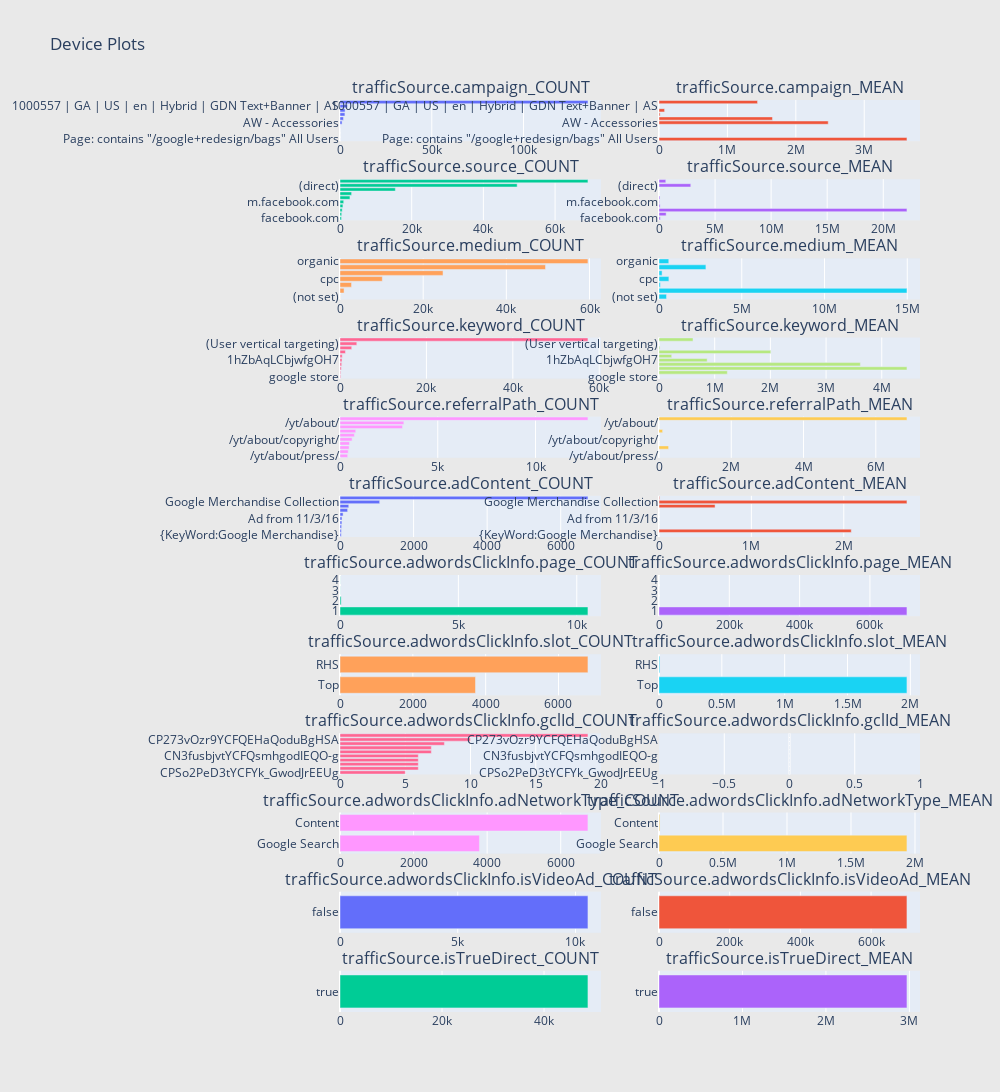

This figure's notebook cell:
### Code cell
subplot_titles =[]
for c in traffic_source:
    subplot_titles.append(c+'_COUNT')
    subplot_titles.append(c+'_MEAN')
    
fig = plotly.subplots.make_subplots(rows=len(traffic_source), cols=2,
                                    subplot_titles=subplot_titles)
for i in range(len(traffic_source)):
    fig.append_trace(traffic_source_dict[(i+1,1)], i+1, 1)
    fig.append_trace(traffic_source_dict[(i+1,2)], i+1, 2)
fig['layout'].update(height=3000, width=1000, paper_bgcolor='rgb(233,233,233)', title="Device Plots")
py.iplot(fig, filename='device-plots')

### Figure 1 — Plotly figure (JSON) as saved in the notebook; plotly's stock layout.template omitted (floating-point values rounded to 4 significant figures)
{"data": [{"orientation": "h", "showlegend": false, "type": "bar", "x": [11, 12, 15, 49, 1128, 1884, 2680, 2773, 4060, 135091], "xaxis": "x", "y": ["Page: contains \"/google+redesign/bags\" All Users", "Page: contains \"/google+redesign/office\"", "Page: contains \"/google+redesign/electronics\"", "\"google + redesign/Accessories March 17\" All Users Similar Audiences", "AW - Accessories", "AW - Dynamic Search Ads Whole Site", "1000557 | GA | US | en | Hybrid | GDN Remarketing", "Data Share Promo", "1000557 | GA | US | en | Hybrid | GDN Text+Banner | AS", "(not set)"], "yaxis": "y"}, {"orientation": "h", "showlegend": false, "type": "bar", "x": [3625000.0, 0, 0, 0, 2474000.0, 1659000.0, 16330.0, 81810.0, 0, 1441000.0], "xaxis": "x2", "y": ["Page: contains \"/google+redesign/bags\" All Users", "Page: contains \"/google+redesign/office\"", "Page: contains \"/google+redesign/electronics\"", "\"google + redesign/Accessories March 17\" All Users Similar Audiences", "AW - Accessories", "AW - Dynamic Search Ads Whole Site", "1000557 | GA | US | en | Hybrid | GDN Remarketing", "Data Share Promo", "1000557 | GA | US | en | Hybrid | GDN Text+Banner | AS", "(not set)"], "yaxis": "y2"}, {"orientation": "h", "showlegend": false, "type": "bar", "x": [417, 469, 608, 812, 1031, 2774, 3242, 15441, 49420, 69167], "xaxis": "x3", "y": ["facebook.com", "sites.google.com", "dfa", "google.com", "m.facebook.com", "Partners", "analytics.google.com", "youtube.com", "(direct)", "google"], "yaxis": "y3"}, {"orientation": "h", "showlegend": false, "type": "bar", "x": [115100.0, 635700.0, 22110000.0, 99060.0, 48490.0, 81780.0, 0, 711.7, 2834000.0, 604600.0], "xaxis": "x4", "y": ["facebook.com", "sites.google.com", "dfa", "google.com", "m.facebook.com", "Partners", "analytics.google.com", "youtube.com", "(direct)", "google"], "yaxis": "y4"}, {"orientation": "h", "showlegend": false, "type": "bar", "x": [22, 975, 2774, 10172, 24775, 49416, 59621], "xaxis": "x5", "y": ["(not set)", "cpm", "affiliate", "cpc", "referral", "(none)", "organic"], "yaxis": "y5"}, {"orientation": "h", "showlegend": false, "type": "bar", "x": [454100.0, 14980000.0, 81780.0, 597300.0, 186900.0, 2834000.0, 591100.0], "xaxis": "x6", "y": ["(not set)", "cpm", "affiliate", "cpc", "referral", "(none)", "organic"], "yaxis": "y6"}, {"orientation": "h", "showlegend": false, "type": "bar", "x": [152, 159, 295, 390, 465, 512, 1259, 2716, 3890, 57388], "xaxis": "x7", "y": ["google store", "1X4Me6ZKNV0zg-jV", "Google Merchandise", "google merchandise store", "1hZbAqLCbjwfgOH7", "(Remarketing/Content targeting)", "6qEhsCssdK0z36ri", "(automatic matching)", "(User vertical targeting)", "(not provided)"], "yaxis": "y7"}, {"orientation": "h", "showlegend": false, "type": "bar", "x": [0, 1227000.0, 4452000.0, 3616000.0, 864800.0, 228200.0, 2008000.0, 16120.0, 0, 611200.0], "xaxis": "x8", "y": ["google store", "1X4Me6ZKNV0zg-jV", "Google Merchandise", "google merchandise store", "1hZbAqLCbjwfgOH7", "(Remarketing/Content targeting)", "6qEhsCssdK0z36ri", "(automatic matching)", "(User vertical targeting)", "(not provided)"], "yaxis": "y8"}, {"orientation": "h", "showlegend": false, "type": "bar", "x": [393, 421, 464, 486, 618, 736, 805, 3196, 3266, 12683], "xaxis": "x9", "y": ["/yt/about/press/", "/yt/about/es-419/", "/offer/2145", "/yt/advertise/", "/yt/about/copyright/", "/yt/about/ru/", "/permissions/using-the-logo.html", "/analytics/web/", "/yt/about/", "/"], "yaxis": "y9"}, {"orientation": "h", "showlegend": false, "type": "bar", "x": [0, 0, 265300.0, 0, 0, 0, 99930.0, 0, 0, 6862000.0], "xaxis": "x10", "y": ["/yt/about/press/", "/yt/about/es-419/", "/offer/2145", "/yt/advertise/", "/yt/about/copyright/", "/yt/about/ru/", "/permissions/using-the-logo.html", "/analytics/web/", "/yt/about/", "/"], "yaxis": "y10"}, {"orientation": "h", "showlegend": false, "type": "bar", "x": [34, 37, 44, 52, 54, 84, 207, 238, 1078, 6740], "xaxis": "x11", "y": ["{KeyWord:Google Merchandise}", "Full auto ad IMAGE ONLY", "{KeyWord:Google Brand Items}", "Placement Accessories 300 x 250", "Ad from 11/3/16", "Ad from 12/13/16", "Display Ad created 3/11/14", "Google Online Store", "Google Merchandise Collection", "Google Merchandise Store"], "yaxis": "y11"}, {"orientation": "h", "showlegend": false, "type": "bar", "x": [0, 2081000.0, 0, 0, 0, 0, 0, 606900.0, 2684000.0, 6494.0], "xaxis": "x12", "y": ["{KeyWord:Google Merchandise}", "Full auto ad IMAGE ONLY", "{KeyWord:Google Brand Items}", "Placement Accessories 300 x 250", "Ad from 11/3/16", "Ad from 12/13/16", "Display Ad created 3/11/14", "Google Online Store", "Google Merchandise Collection", "Google Merchandise Store"], "yaxis": "y12"}, {"orientation": "h", "showlegend": false, "type": "bar", "x": [4, 5, 49, 10472], "xaxis": "x13", "y": ["4", "3", "2", "1"], "yaxis": "y13"}, {"orientation": "h", "showlegend": false, "type": "bar", "x": [0, 0, 0, 705300.0], "xaxis": "x14", "y": ["4", "3", "2", "1"], "yaxis": "y14"}, {"orientation": "h", "showlegend": false, "type": "bar", "x": [3721, 6809], "xaxis": "x15", "y": ["Top", "RHS"], "yaxis": "y15"}, {"orientation": "h", "showlegend": false, "type": "bar", "x": [1973000.0, 6428.0], "xaxis": "x16", "y": ["Top", "RHS"], "yaxis": "y16"}, {"orientation": "h", "showlegend": false, "type": "bar", "x": [5, 6, 6, 6, 6, 7, 7, 8, 10, 19], "xaxis": "x17", "y": ["CPSo2PeD3tYCFYk_GwodJrEEUg", "CKGykZuz49YCFQaVGwoddowFSw", "CPfR87bC0NYCFZW6wAodfesEXw", "CNGEpI-FsdYCFZaFswodY_wAjg", "CN3fusbjvtYCFQsmhgodIEQO-g", "CJLL9ajI0NYCFZKBaQodwegFmQ", "CI2Ap4L32tYCFY-1wAodeHEHPA", "COT1-vPT4tYCFZWNswodcwsHxg", "CP273vOzr9YCFQEHaQoduBgHSA", "Cj0KEQjwmIrJBRCRmJ_x7KDo-9oBEiQAuUPKMufMpuG3ZdwYO8GTsjiBFd5MPHStZa9y_9NCrI8X97oaAglc8P8HAQ"], "yaxis": "y17"}, {"orientation": "h", "showlegend": false, "type": "bar", "x": [0, 0, 0, 0, 0, 0, 0, 0, 0, 0], "xaxis": "x18", "y": ["CPSo2PeD3tYCFYk_GwodJrEEUg", "CKGykZuz49YCFQaVGwoddowFSw", "CPfR87bC0NYCFZW6wAodfesEXw", "CNGEpI-FsdYCFZaFswodY_wAjg", "CN3fusbjvtYCFQsmhgodIEQO-g", "CJLL9ajI0NYCFZKBaQodwegFmQ", "CI2Ap4L32tYCFY-1wAodeHEHPA", "COT1-vPT4tYCFZWNswodcwsHxg", "CP273vOzr9YCFQEHaQoduBgHSA", "Cj0KEQjwmIrJBRCRmJ_x7KDo-9oBEiQAuUPKMufMpuG3ZdwYO8GTsjiBFd5MPHStZa9y_9NCrI8X97oaAglc8P8HAQ"], "yaxis": "y18"}, {"orientation": "h", "showlegend": false, "type": "bar", "x": [3790, 6740], "xaxis": "x19", "y": ["Google Search", "Content"], "yaxis": "y19"}, {"orientation": "h", "showlegend": false, "type": "bar", "x": [1937000.0, 6494.0], "xaxis": "x20", "y": ["Google Search", "Content"], "yaxis": "y20"}, {"orientation": "h", "showlegend": false, "type": "bar", "x": [10530], "xaxis": "x21", "y": [false], "yaxis": "y21"}, {"orientation": "h", "showlegend": false, "type": "bar", "x": [701400.0], "xaxis": "x22", "y": [false], "yaxis": "y22"}, {"orientation": "h", "showlegend": false, "type": "bar", "x": [48610], "xaxis": "x23", "y": [true], "yaxis": "y23"}, {"orientation": "h", "showlegend": false, "type": "bar", "x": [2970000.0], "xaxis": "x24", "y": [true], "yaxis": "y24"}], "layout": {"annotations": [{"font": {"size": 16}, "showarrow": false, "text": "trafficSource.campaign_COUNT", "x": 0.225, "xanchor": "center", "xref": "paper", "y": 1, "yanchor": "bottom", "yref": "paper"}, {"font": {"size": 16}, "showarrow": false, "text": "trafficSource.campaign_MEAN", "x": 0.775, "xanchor": "center", "xref": "paper", "y": 1, "yanchor": "bottom", "yref": "paper"}, {"font": {"size": 16}, "showarrow": false, "text": "trafficSource.source_COUNT", "x": 0.225, "xanchor": "center", "xref": "paper", "y": 0.9132, "yanchor": "bottom", "yref": "paper"}, {"font": {"size": 16}, "showarrow": false, "text": "trafficSource.source_MEAN", "x": 0.775, "xanchor": "center", "xref": "paper", "y": 0.9132, "yanchor": "bottom", "yref": "paper"}, {"font": {"size": 16}, "showarrow": false, "text": "trafficSource.medium_COUNT", "x": 0.225, "xanchor": "center", "xref": "paper", "y": 0.8264, "yanchor": "bottom", "yref": "paper"}, {"font": {"size": 16}, "showarrow": false, "text": "trafficSource.medium_MEAN", "x": 0.775, "xanchor": "center", "xref": "paper", "y": 0.8264, "yanchor": "bottom", "yref": "paper"}, {"font": {"size": 16}, "showarrow": false, "text": "trafficSource.keyword_COUNT", "x": 0.225, "xanchor": "center", "xref": "paper", "y": 0.7396, "yanchor": "bottom", "yref": "paper"}, {"font": {"size": 16}, "showarrow": false, "text": "trafficSource.keyword_MEAN", "x": 0.775, "xanchor": "center", "xref": "paper", "y": 0.7396, "yanchor": "bottom", "yref": "paper"}, {"font": {"size": 16}, "showarrow": false, "text": "trafficSource.referralPath_COUNT", "x": 0.225, "xanchor": "center", "xref": "paper", "y": 0.6528, "yanchor": "bottom", "yref": "paper"}, {"font": {"size": 16}, "showarrow": false, "text": "trafficSource.referralPath_MEAN", "x": 0.775, "xanchor": "center", "xref": "paper", "y": 0.6528, "yanchor": "bottom", "yref": "paper"}, {"font": {"size": 16}, "showarrow": false, "text": "trafficSource.adContent_COUNT", "x": 0.225, "xanchor": "center", "xref": "paper", "y": 0.566, "yanchor": "bottom", "yref": "paper"}, {"font": {"size": 16}, "showarrow": false, "text": "trafficSource.adContent_MEAN", "x": 0.775, "xanchor": "center", "xref": "paper", "y": 0.566, "yanchor": "bottom", "yref": "paper"}, {"font": {"size": 16}, "showarrow": false, "text": "trafficSource.adwordsClickInfo.page_COUNT", "x": 0.225, "xanchor": "center", "xref": "paper", "y": 0.4792, "yanchor": "bottom", "yref": "paper"}, {"font": {"size": 16}, "showarrow": false, "text": "trafficSource.adwordsClickInfo.page_MEAN", "x": 0.775, "xanchor": "center", "xref": "paper", "y": 0.4792, "yanchor": "bottom", "yref": "paper"}, {"font": {"size": 16}, "showarrow": false, "text": "trafficSource.adwordsClickInfo.slot_COUNT", "x": 0.225, "xanchor": "center", "xref": "paper", "y": 0.3924, "yanchor": "bottom", "yref": "paper"}, {"font": {"size": 16}, "showarrow": false, "text": "trafficSource.adwordsClickInfo.slot_MEAN", "x": 0.775, "xanchor": "center", "xref": "paper", "y": 0.3924, "yanchor": "bottom", "yref": "paper"}, {"font": {"size": 16}, "showarrow": false, "text": "trafficSource.adwordsClickInfo.gclId_COUNT", "x": 0.225, "xanchor": "center", "xref": "paper", "y": 0.3056, "yanchor": "bottom", "yref": "paper"}, {"font": {"size": 16}, "showarrow": false, "text": "trafficSource.adwordsClickInfo.gclId_MEAN", "x": 0.775, "xanchor": "center", "xref": "paper", "y": 0.3056, "yanchor": "bottom", "yref": "paper"}, {"font": {"size": 16}, "showarrow": false, "text": "trafficSource.adwordsClickInfo.adNetworkType_COUNT", "x": 0.225, "xanchor": "center", "xref": "paper", "y": 0.2188, "yanchor": "bottom", "yref": "paper"}, {"font": {"size": 16}, "showarrow": false, "text": "trafficSource.adwordsClickInfo.adNetworkType_MEAN", "x": 0.775, "xanchor": "center", "xref": "paper", "y": 0.2188, "yanchor": "bottom", "yref": "paper"}, {"font": {"size": 16}, "showarrow": false, "text": "trafficSource.adwordsClickInfo.isVideoAd_COUNT", "x": 0.225, "xanchor": "center", "xref": "paper", "y": 0.1319, "yanchor": "bottom", "yref": "paper"}, {"font": {"size": 16}, "showarrow": false, "text": "trafficSource.adwordsClickInfo.isVideoAd_MEAN", "x": 0.775, "xanchor": "center", "xref": "paper", "y": 0.1319, "yanchor": "bottom", "yref": "paper"}, {"font": {"size": 16}, "showarrow": false, "text": "trafficSource.isTrueDirect_COUNT", "x": 0.225, "xanchor": "center", "xref": "paper", "y": 0.04514, "yanchor": "bottom", "yref": "paper"}, {"font": {"size": 16}, "showarrow": false, "text": "trafficSource.isTrueDirect_MEAN", "x": 0.775, "xanchor": "center", "xref": "paper", "y": 0.04514, "yanchor": "bottom", "yref": "paper"}], "height": 3000, "paper_bgcolor": "rgb(233,233,233)", "title": {"text": "Device Plots"}, "width": 1000, "xaxis": {"anchor": "y", "domain": [0, 0.45]}, "xaxis10": {"anchor": "y10", "domain": [0.55, 1]}, "xaxis11": {"anchor": "y11", "domain": [0, 0.45]}, "xaxis12": {"anchor": "y12", "domain": [0.55, 1]}, "xaxis13": {"anchor": "y13", "domain": [0, 0.45]}, "xaxis14": {"anchor": "y14", "domain": [0.55, 1]}, "xaxis15": {"anchor": "y15", "domain": [0, 0.45]}, "xaxis16": {"anchor": "y16", "domain": [0.55, 1]}, "xaxis17": {"anchor": "y17", "domain": [0, 0.45]}, "xaxis18": {"anchor": "y18", "domain": [0.55, 1]}, "xaxis19": {"anchor": "y19", "domain": [0, 0.45]}, "xaxis2": {"anchor": "y2", "domain": [0.55, 1]}, "xaxis20": {"anchor": "y20", "domain": [0.55, 1]}, "xaxis21": {"anchor": "y21", "domain": [0, 0.45]}, "xaxis22": {"anchor": "y22", "domain": [0.55, 1]}, "xaxis23": {"anchor": "y23", "domain": [0, 0.45]}, "xaxis24": {"anchor": "y24", "domain": [0.55, 1]}, "xaxis3": {"anchor": "y3", "domain": [0, 0.45]}, "xaxis4": {"anchor": "y4", "domain": [0.55, 1]}, "xaxis5": {"anchor": "y5", "domain": [0, 0.45]}, "xaxis6": {"anchor": "y6", "domain": [0.55, 1]}, "xaxis7": {"anchor": "y7", "domain": [0, 0.45]}, "xaxis8": {"anchor": "y8", "domain": [0.55, 1]}, "xaxis9": {"anchor": "y9", "domain": [0, 0.45]}, "yaxis": {"anchor": "x", "domain": [0.9549, 1]}, "yaxis10": {"anchor": "x10", "domain": [0.6076, 0.6528]}, "yaxis11": {"anchor": "x11", "domain": [0.5208, 0.566]}, "yaxis12": {"anchor": "x12", "domain": [0.5208, 0.566]}, "yaxis13": {"anchor": "x13", "domain": [0.434, 0.4792]}, "yaxis14": {"anchor": "x14", "domain": [0.434, 0.4792]}, "yaxis15": {"anchor": "x15", "domain": [0.3472, 0.3924]}, "yaxis16": {"anchor": "x16", "domain": [0.3472, 0.3924]}, "yaxis17": {"anchor": "x17", "domain": [0.2604, 0.3056]}, "yaxis18": {"anchor": "x18", "domain": [0.2604, 0.3056]}, "yaxis19": {"anchor": "x19", "domain": [0.1736, 0.2188]}, "yaxis2": {"anchor": "x2", "domain": [0.9549, 1]}, "yaxis20": {"anchor": "x20", "domain": [0.1736, 0.2188]}, "yaxis21": {"anchor": "x21", "domain": [0.08681, 0.1319]}, "yaxis22": {"anchor": "x22", "domain": [0.08681, 0.1319]}, "yaxis23": {"anchor": "x23", "domain": [0, 0.04514]}, "yaxis24": {"anchor": "x24", "domain": [0, 0.04514]}, "yaxis3": {"anchor": "x3", "domain": [0.8681, 0.9132]}, "yaxis4": {"anchor": "x4", "domain": [0.8681, 0.9132]}, "yaxis5": {"anchor": "x5", "domain": [0.7812, 0.8264]}, "yaxis6": {"anchor": "x6", "domain": [0.7812, 0.8264]}, "yaxis7": {"anchor": "x7", "domain": [0.6944, 0.7396]}, "yaxis8": {"anchor": "x8", "domain": [0.6944, 0.7396]}, "yaxis9": {"anchor": "x9", "domain": [0.6076, 0.6528]}}}
